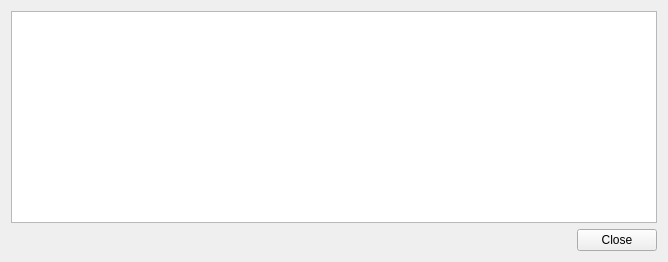
<?xml version="1.0" encoding="UTF-8"?>
<ui version="4.0">
 <class>onlineJobMessageView</class>
 <widget class="QWidget" name="onlineJobMessageView">
  <property name="geometry">
   <rect>
    <x>0</x>
    <y>0</y>
    <width>668</width>
    <height>262</height>
   </rect>
  </property>
  <property name="windowTitle">
   <string>Form</string>
  </property>
  <layout class="QVBoxLayout" name="verticalLayout">
   <item>
    <widget class="QTableView" name="tableView">
     <property name="selectionMode">
      <enum>QAbstractItemView::NoSelection</enum>
     </property>
     <attribute name="verticalHeaderVisible">
      <bool>false</bool>
     </attribute>
    </widget>
   </item>
   <item>
    <layout class="QHBoxLayout" name="horizontalLayout">
     <item>
      <spacer name="horizontalSpacer">
       <property name="orientation">
        <enum>Qt::Horizontal</enum>
       </property>
       <property name="sizeHint" stdset="0">
        <size>
         <width>40</width>
         <height>20</height>
        </size>
       </property>
      </spacer>
     </item>
     <item>
      <widget class="KPushButton" name="closeButton">
       <property name="text">
        <string>Close</string>
       </property>
      </widget>
     </item>
    </layout>
   </item>
  </layout>
 </widget>
 <customwidgets>
  <customwidget>
   <class>KPushButton</class>
   <extends>QPushButton</extends>
   <header>kpushbutton.h</header>
  </customwidget>
 </customwidgets>
 <resources/>
 <connections/>
</ui>
